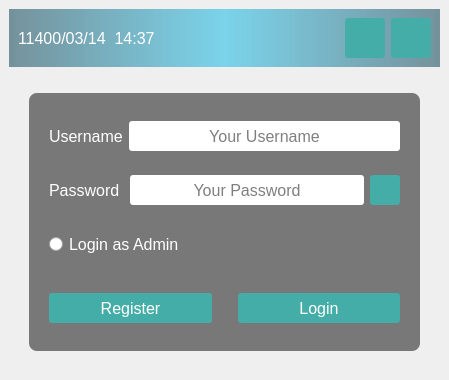
<?xml version="1.0" encoding="UTF-8"?>
<ui version="4.0">
 <class>login_page</class>
 <widget class="QMainWindow" name="login_page">
  <property name="geometry">
   <rect>
    <x>0</x>
    <y>0</y>
    <width>449</width>
    <height>380</height>
   </rect>
  </property>
  <property name="font">
   <font>
    <pointsize>12</pointsize>
   </font>
  </property>
  <property name="windowTitle">
   <string>login_page</string>
  </property>
  <property name="windowIcon">
   <iconset resource="resource.qrc">
    <normaloff>:/icon/User.ico</normaloff>:/icon/User.ico</iconset>
  </property>
  <property name="styleSheet">
   <string notr="true">#top_panel
{
	 background-color: qlineargradient(spread:reflect, x1:0.5, y1:0, x2:0, y2:0, stop:0 rgba(91, 204, 233, 200), stop:1 rgba(32, 80, 96, 150));
 }
#password_lbl, #username_lbl, #admin_rbtn, #date_lbl
{
 	color: white;
 }
#password_txt, #username_txt
{
	 border-radius: 3px;
 }
#centralwidget 
{
	border-image :url(:/image/blurred-background-supermarket-aisle-with-products_62890-121.jpg);
 }
#login_btn, #register_btn, #close_btn, #minimize_btn ,#password_btn
{
  	color: white;
  	background-color: #45ada8;
  	border-width: 0px;
  	border-radius: 3px;
}
#login_btn:hover, #register_btn:hover , #minimize_btn:hover, #password_btn:hover 
{
 	background-color: #547980;
 }
 #close_btn:hover
{
	 background-color: rgb(158, 0, 0);
}
#main_panel_2
{
  	background: rgba(0, 0, 0, 0.5);
  	border-radius: 8px;
}</string>
  </property>
  <property name="locale">
   <locale language="English" country="UnitedStates"/>
  </property>
  <widget class="QWidget" name="centralwidget">
   <layout class="QVBoxLayout" name="verticalLayout">
    <item>
     <widget class="QFrame" name="top_panel">
      <property name="minimumSize">
       <size>
        <width>431</width>
        <height>58</height>
       </size>
      </property>
      <property name="maximumSize">
       <size>
        <width>431</width>
        <height>58</height>
       </size>
      </property>
      <layout class="QHBoxLayout" name="horizontalLayout">
       <item>
        <widget class="QLabel" name="date_lbl">
         <property name="font">
          <font>
           <pointsize>12</pointsize>
          </font>
         </property>
         <property name="text">
          <string>11400/03/14  14:37</string>
         </property>
        </widget>
       </item>
       <item>
        <spacer name="horizontalSpacer">
         <property name="orientation">
          <enum>Qt::Horizontal</enum>
         </property>
         <property name="sizeHint" stdset="0">
          <size>
           <width>40</width>
           <height>20</height>
          </size>
         </property>
        </spacer>
       </item>
       <item>
        <widget class="QPushButton" name="minimize_btn">
         <property name="sizePolicy">
          <sizepolicy hsizetype="Fixed" vsizetype="Fixed">
           <horstretch>0</horstretch>
           <verstretch>0</verstretch>
          </sizepolicy>
         </property>
         <property name="minimumSize">
          <size>
           <width>40</width>
           <height>40</height>
          </size>
         </property>
         <property name="maximumSize">
          <size>
           <width>40</width>
           <height>40</height>
          </size>
         </property>
         <property name="cursor">
          <cursorShape>PointingHandCursor</cursorShape>
         </property>
         <property name="toolTip">
          <string>Minimize</string>
         </property>
         <property name="text">
          <string/>
         </property>
         <property name="icon">
          <iconset resource="resource.qrc">
           <normaloff>:/icon/mini.ico</normaloff>:/icon/mini.ico</iconset>
         </property>
         <property name="iconSize">
          <size>
           <width>35</width>
           <height>25</height>
          </size>
         </property>
        </widget>
       </item>
       <item>
        <widget class="QPushButton" name="close_btn">
         <property name="sizePolicy">
          <sizepolicy hsizetype="Fixed" vsizetype="Fixed">
           <horstretch>0</horstretch>
           <verstretch>0</verstretch>
          </sizepolicy>
         </property>
         <property name="minimumSize">
          <size>
           <width>40</width>
           <height>40</height>
          </size>
         </property>
         <property name="maximumSize">
          <size>
           <width>40</width>
           <height>40</height>
          </size>
         </property>
         <property name="cursor">
          <cursorShape>PointingHandCursor</cursorShape>
         </property>
         <property name="toolTip">
          <string>Close</string>
         </property>
         <property name="text">
          <string/>
         </property>
         <property name="icon">
          <iconset resource="resource.qrc">
           <normaloff>:/icon/close.ico</normaloff>:/icon/close.ico</iconset>
         </property>
         <property name="iconSize">
          <size>
           <width>35</width>
           <height>35</height>
          </size>
         </property>
         <property name="checkable">
          <bool>false</bool>
         </property>
        </widget>
       </item>
      </layout>
     </widget>
    </item>
    <item>
     <spacer name="verticalSpacer">
      <property name="orientation">
       <enum>Qt::Vertical</enum>
      </property>
      <property name="sizeType">
       <enum>QSizePolicy::Fixed</enum>
      </property>
      <property name="sizeHint" stdset="0">
       <size>
        <width>20</width>
        <height>20</height>
       </size>
      </property>
     </spacer>
    </item>
    <item>
     <layout class="QHBoxLayout" name="horizontalLayout_7">
      <property name="leftMargin">
       <number>0</number>
      </property>
      <property name="topMargin">
       <number>0</number>
      </property>
      <property name="rightMargin">
       <number>0</number>
      </property>
      <property name="bottomMargin">
       <number>0</number>
      </property>
      <item>
       <spacer name="horizontalSpacer_3">
        <property name="orientation">
         <enum>Qt::Horizontal</enum>
        </property>
        <property name="sizeType">
         <enum>QSizePolicy::Fixed</enum>
        </property>
        <property name="sizeHint" stdset="0">
         <size>
          <width>20</width>
          <height>20</height>
         </size>
        </property>
       </spacer>
      </item>
      <item>
       <widget class="QFrame" name="main_panel_2">
        <layout class="QVBoxLayout" name="main_panel">
         <property name="leftMargin">
          <number>20</number>
         </property>
         <property name="topMargin">
          <number>20</number>
         </property>
         <property name="rightMargin">
          <number>20</number>
         </property>
         <property name="bottomMargin">
          <number>20</number>
         </property>
         <item>
          <layout class="QHBoxLayout" name="username_panel">
           <property name="topMargin">
            <number>0</number>
           </property>
           <item>
            <widget class="QLabel" name="username_lbl">
             <property name="font">
              <font>
               <pointsize>12</pointsize>
              </font>
             </property>
             <property name="text">
              <string>Username</string>
             </property>
            </widget>
           </item>
           <item>
            <widget class="QLineEdit" name="username_txt">
             <property name="minimumSize">
              <size>
               <width>0</width>
               <height>30</height>
              </size>
             </property>
             <property name="maximumSize">
              <size>
               <width>16777215</width>
               <height>30</height>
              </size>
             </property>
             <property name="font">
              <font>
               <pointsize>12</pointsize>
              </font>
             </property>
             <property name="toolTip">
              <string>Enter Your Username</string>
             </property>
             <property name="alignment">
              <set>Qt::AlignCenter</set>
             </property>
             <property name="placeholderText">
              <string>Your Username</string>
             </property>
            </widget>
           </item>
          </layout>
         </item>
         <item>
          <spacer name="verticalSpacer_5">
           <property name="orientation">
            <enum>Qt::Vertical</enum>
           </property>
           <property name="sizeType">
            <enum>QSizePolicy::Fixed</enum>
           </property>
           <property name="sizeHint" stdset="0">
            <size>
             <width>20</width>
             <height>10</height>
            </size>
           </property>
          </spacer>
         </item>
         <item>
          <layout class="QHBoxLayout" name="password_panel">
           <property name="topMargin">
            <number>0</number>
           </property>
           <item>
            <widget class="QLabel" name="password_lbl">
             <property name="font">
              <font>
               <pointsize>12</pointsize>
              </font>
             </property>
             <property name="text">
              <string>Password </string>
             </property>
            </widget>
           </item>
           <item>
            <widget class="QLineEdit" name="password_txt">
             <property name="minimumSize">
              <size>
               <width>0</width>
               <height>30</height>
              </size>
             </property>
             <property name="maximumSize">
              <size>
               <width>16777215</width>
               <height>30</height>
              </size>
             </property>
             <property name="font">
              <font>
               <pointsize>12</pointsize>
              </font>
             </property>
             <property name="toolTip">
              <string>Enter Your Password</string>
             </property>
             <property name="echoMode">
              <enum>QLineEdit::Password</enum>
             </property>
             <property name="alignment">
              <set>Qt::AlignCenter</set>
             </property>
             <property name="placeholderText">
              <string>Your Password</string>
             </property>
            </widget>
           </item>
           <item>
            <widget class="QPushButton" name="password_btn">
             <property name="sizePolicy">
              <sizepolicy hsizetype="Fixed" vsizetype="Fixed">
               <horstretch>0</horstretch>
               <verstretch>0</verstretch>
              </sizepolicy>
             </property>
             <property name="minimumSize">
              <size>
               <width>30</width>
               <height>30</height>
              </size>
             </property>
             <property name="maximumSize">
              <size>
               <width>30</width>
               <height>30</height>
              </size>
             </property>
             <property name="cursor">
              <cursorShape>PointingHandCursor</cursorShape>
             </property>
             <property name="toolTip">
              <string>Click to Show or Hide Password</string>
             </property>
             <property name="text">
              <string/>
             </property>
             <property name="icon">
              <iconset resource="resource.qrc">
               <normaloff>:/icon/lock.ico</normaloff>:/icon/lock.ico</iconset>
             </property>
             <property name="iconSize">
              <size>
               <width>20</width>
               <height>20</height>
              </size>
             </property>
            </widget>
           </item>
          </layout>
         </item>
         <item>
          <spacer name="verticalSpacer_6">
           <property name="orientation">
            <enum>Qt::Vertical</enum>
           </property>
           <property name="sizeType">
            <enum>QSizePolicy::Fixed</enum>
           </property>
           <property name="sizeHint" stdset="0">
            <size>
             <width>20</width>
             <height>10</height>
            </size>
           </property>
          </spacer>
         </item>
         <item>
          <layout class="QHBoxLayout" name="admin_panel">
           <property name="bottomMargin">
            <number>0</number>
           </property>
           <item>
            <widget class="QRadioButton" name="admin_rbtn">
             <property name="minimumSize">
              <size>
               <width>0</width>
               <height>30</height>
              </size>
             </property>
             <property name="maximumSize">
              <size>
               <width>16777215</width>
               <height>30</height>
              </size>
             </property>
             <property name="font">
              <font>
               <pointsize>12</pointsize>
              </font>
             </property>
             <property name="cursor">
              <cursorShape>PointingHandCursor</cursorShape>
             </property>
             <property name="acceptDrops">
              <bool>false</bool>
             </property>
             <property name="toolTip">
              <string>Click to be Admin or Not</string>
             </property>
             <property name="text">
              <string>Login as Admin</string>
             </property>
            </widget>
           </item>
          </layout>
         </item>
         <item>
          <spacer name="verticalSpacer_7">
           <property name="orientation">
            <enum>Qt::Vertical</enum>
           </property>
           <property name="sizeType">
            <enum>QSizePolicy::Fixed</enum>
           </property>
           <property name="sizeHint" stdset="0">
            <size>
             <width>20</width>
             <height>20</height>
            </size>
           </property>
          </spacer>
         </item>
         <item>
          <layout class="QHBoxLayout" name="enter_panel">
           <property name="bottomMargin">
            <number>0</number>
           </property>
           <item>
            <widget class="QPushButton" name="register_btn">
             <property name="minimumSize">
              <size>
               <width>0</width>
               <height>30</height>
              </size>
             </property>
             <property name="sizeIncrement">
              <size>
               <width>0</width>
               <height>30</height>
              </size>
             </property>
             <property name="font">
              <font>
               <pointsize>12</pointsize>
              </font>
             </property>
             <property name="cursor">
              <cursorShape>PointingHandCursor</cursorShape>
             </property>
             <property name="toolTip">
              <string>Click to Register</string>
             </property>
             <property name="statusTip">
              <string/>
             </property>
             <property name="text">
              <string>Register</string>
             </property>
            </widget>
           </item>
           <item>
            <spacer name="horizontalSpacer_4">
             <property name="orientation">
              <enum>Qt::Horizontal</enum>
             </property>
             <property name="sizeType">
              <enum>QSizePolicy::Fixed</enum>
             </property>
             <property name="sizeHint" stdset="0">
              <size>
               <width>20</width>
               <height>20</height>
              </size>
             </property>
            </spacer>
           </item>
           <item>
            <widget class="QPushButton" name="login_btn">
             <property name="minimumSize">
              <size>
               <width>0</width>
               <height>30</height>
              </size>
             </property>
             <property name="maximumSize">
              <size>
               <width>16777215</width>
               <height>30</height>
              </size>
             </property>
             <property name="font">
              <font>
               <pointsize>12</pointsize>
              </font>
             </property>
             <property name="cursor">
              <cursorShape>PointingHandCursor</cursorShape>
             </property>
             <property name="toolTip">
              <string>Click to Login</string>
             </property>
             <property name="statusTip">
              <string/>
             </property>
             <property name="text">
              <string>Login</string>
             </property>
            </widget>
           </item>
          </layout>
         </item>
        </layout>
       </widget>
      </item>
      <item>
       <spacer name="horizontalSpacer_2">
        <property name="orientation">
         <enum>Qt::Horizontal</enum>
        </property>
        <property name="sizeType">
         <enum>QSizePolicy::Fixed</enum>
        </property>
        <property name="sizeHint" stdset="0">
         <size>
          <width>20</width>
          <height>20</height>
         </size>
        </property>
       </spacer>
      </item>
     </layout>
    </item>
    <item>
     <spacer name="verticalSpacer_2">
      <property name="orientation">
       <enum>Qt::Vertical</enum>
      </property>
      <property name="sizeType">
       <enum>QSizePolicy::Fixed</enum>
      </property>
      <property name="sizeHint" stdset="0">
       <size>
        <width>20</width>
        <height>20</height>
       </size>
      </property>
     </spacer>
    </item>
   </layout>
  </widget>
 </widget>
 <resources>
  <include location="resource.qrc"/>
 </resources>
 <connections/>
</ui>
